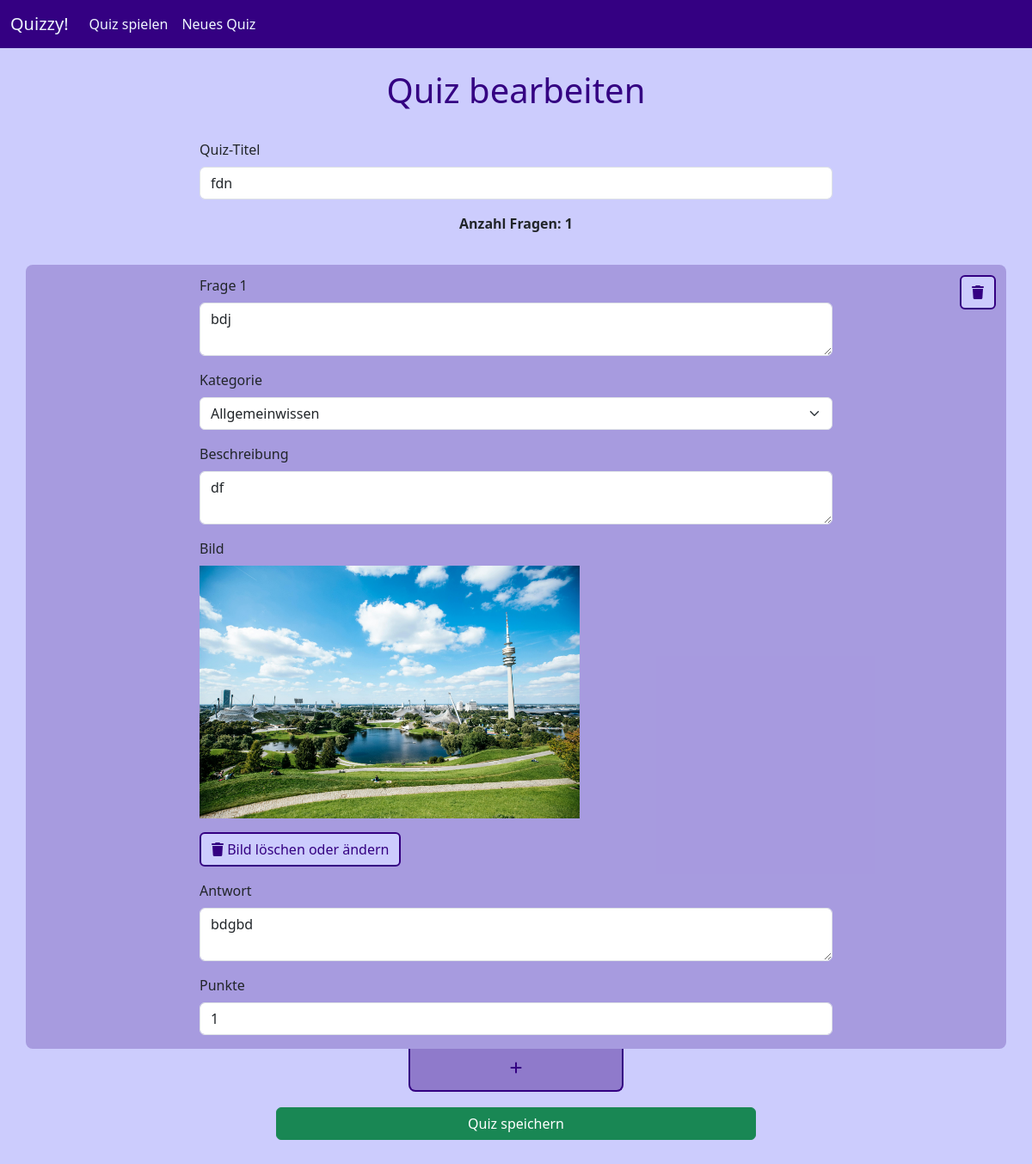
/editquiz/21, run on an earlier commit of the app's database.
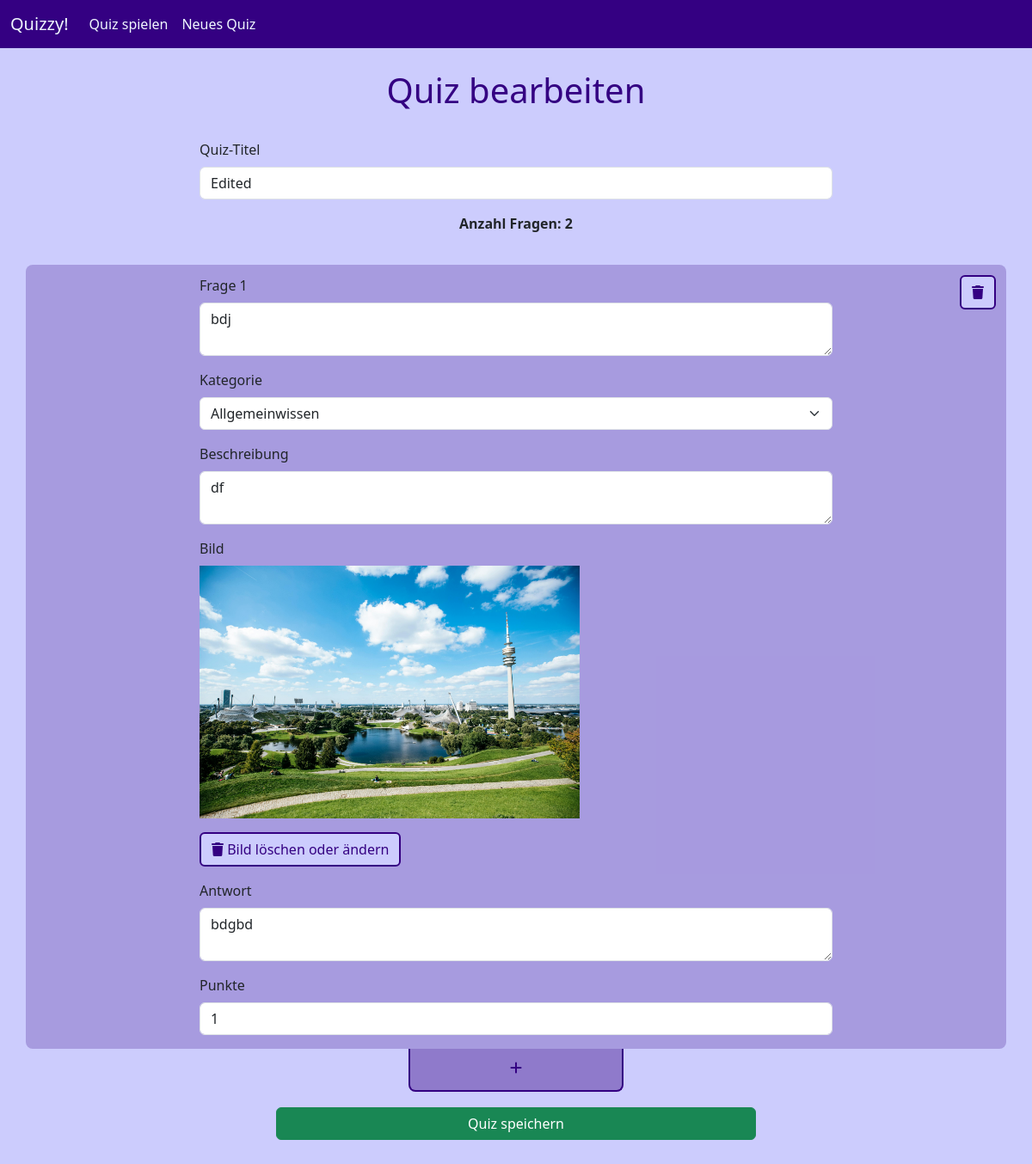
And on a later commit of the database.
### tables this page shows
CREATE TABLE quizzes (title TEXT NOT NULL, number_of_questions INTEGER);

CREATE TABLE questions (quiz_id INTEGER NOT NULL, question_id INTEGER NOT NULL, question TEXT NOT NULL, category TEXT NOT NULL, description TEXT, image TEXT, answer TEXT NOT NULL, points NUMERIC NOT NULL, PRIMARY KEY (quiz_id, question_id));

### quizzy.py (the view, shortened to what this page needs)
@app.route("/editquiz/<int:quiz_id>", methods=["GET", "POST"])
def editquiz(quiz_id):
    with sqlite3.connect('quizzy.db') as con:
        cur = con.cursor()
        cur.execute("SELECT rowid, * FROM quizzes WHERE rowid = (?)", (quiz_id,))
        quiz = cur.fetchone()
        cur.execute("SELECT * FROM questions WHERE quiz_id = (?)", (quiz_id,))
        questions = cur.fetchall()
    if quiz == None:
        return "Quiz nicht gefunden.", 404
    else:
        return render_template("editquiz.html", quiz=quiz, questions=questions)

### templates/editquiz.html (shortened to what the changed rows need)
<!DOCTYPE html>
<html lang="en">
{% include 'head.html' %}
<body>
    <h1>Quiz bearbeiten</h1>
    <div class="container text-start">
        <form action="{{ url_for('editquiz', quiz_id=quiz[0]) }}" method="POST" enctype="multipart/form-data">
            <div class="row justify-content-center">
                <div class="col-8">
                    <div class="mb-3">
                        <label for="inputTitle" class="form-label">Quiz-Titel</label>
                        <input class="form-control" type="text" name="title" value="{{ quiz[1] }}" required></input>
                    </div>
                    <div class="text-center">
                        <strong>Anzahl Fragen: <span id="question-counter">{{ quiz[2] }}</span></strong>
                    </div>
                    <br>
                </div>
            </div>
            <div id="questions">
                {% for question in questions %}
                <div class="question" id="question-{{ question[1]-1 }}">
                    <div class="row justify-content-center with-background" style="padding-top: 12px;margin-top: 12px;">
                        <div class="col-2"></div>
                        <div class="col-8">
                            <div class="mb-3">
                                <label for="inputQuestion" name="inputQuestion" class="form-label">Frage {{ question[1]
                                    }}</label>
                                <textarea class="form-control" type="text" rows="2"
                                    name="questions[{{ question[1]-1 }}][question]"
                                    required>{{  question[2] }}</textarea>
                            </div>
                            <div class="mb-3">
                                <label for="inputCategory" class="form-label">Kategorie</label>
                                <select class="form-select" name="questions[{{ question[1]-1 }}][category]" required>
                                    <option {{ "selected" if question[3]=="Allgemeinwissen" }}>Allgemeinwissen</option>
                                </select>
                            </div>
                            <div class="mb-3">
                                <label for="inputDescription" class="form-label">Beschreibung</label>
                                <textarea class="form-control" type="text" rows="2"
                                    name="questions[{{ question[1]-1 }}][description]">{{ question[4] }}</textarea>
                            </div>
                            {% if question[5] != None %}
                            <div class="mb-3" id="image-{{ question[1]-1 }}">
                                <label class="form-label">Bild</label><br>
                                <img class="img-fluid" style="max-width: 60%;"
                                    src="../static/FileUploads/{{ question[5] }}"></img></p>
                                <button class="btn btn-primary" type="button"
                                    onclick="deleteImage('{{ question[1]-1 }}')"><i class="fa-solid fa-trash"></i> Bild
                                    löschen oder ändern</button>
                            </div>
                            {% endif %}
                            <div class="mb-3">
                                <label for="inputAnswer" class="form-label">Antwort</label>
                                <textarea class="form-control" type="text" rows="2"
                                    name="questions[{{ question[1]-1 }}][answer]" required>{{ question[6] }}</textarea>
                            </div>
                            <div class="mb-3">
                                <label for="inputPoints" class="form-label">Punkte</label>
                                <input class="form-control" type="number" name="questions[{{ question[1]-1 }}][points]"
                                    value="{{ question[7] }}" min="0" max="5" step="0.5" required></input>
                            </div>
                        </div>
                        <div class="col-2 text-end">
                            <button class="btn btn-primary" type="button"
                                onclick="deleteQuestion('{{ question[1]-1 }}')"><i
                                    class="fa-solid fa-trash"></i></button>
                        </div>
                    </div>
                </div>
                {% endfor %}
            </div>
        </form>
    </div>
</body>
</html>

What changed in the data, as far as the page shows it:
changed quizzes: title "fdn" → "Edited"; number_of_questions "1" → "2"
